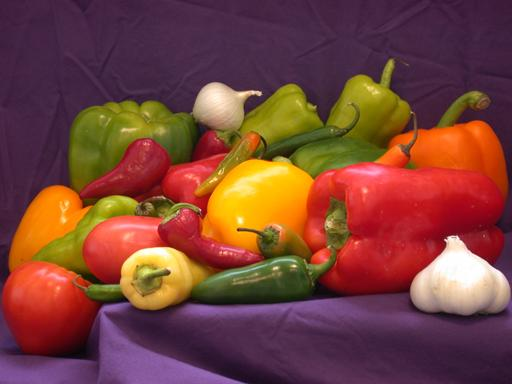
#> input picture Lab 2/sample1.jpg, 512 x 384 px
$ python exercise1green.py
#> lines starting #> are read from the running program, lines starting #| are printed output that depends on the picture
import cv2
import numpy as np
import matplotlib.pyplot as plt

img = cv2.imread('sample1.jpg')
#> img is the input picture: shape (384, 512, 3); mean B, G, R 57.8, 66.4, 120.7

b, g, r = cv2.split(img)
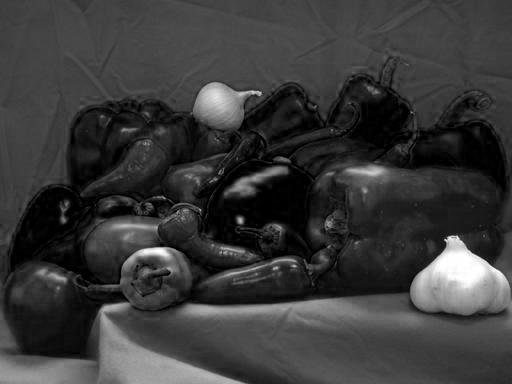
#> b: shape (384, 512); min 0, max 255, mean 57.8
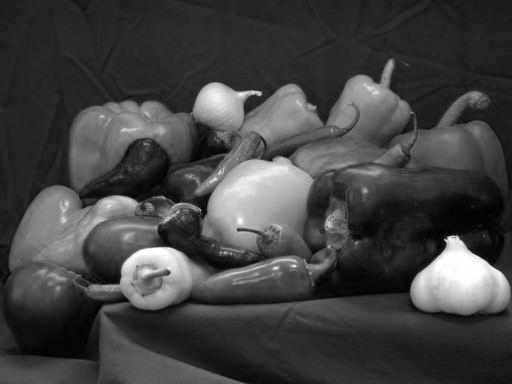
#> g: shape (384, 512); min 0, max 255, mean 66.4
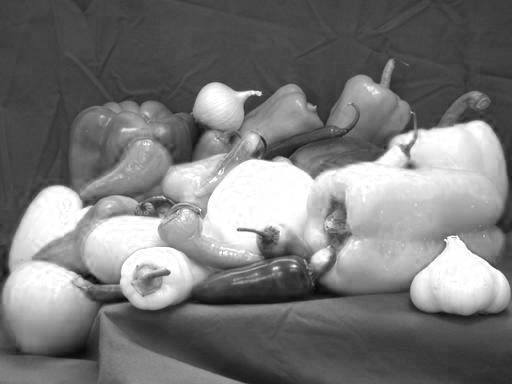
#> r: shape (384, 512); min 8, max 255, mean 120.7

g_eq = cv2.equalizeHist(g)
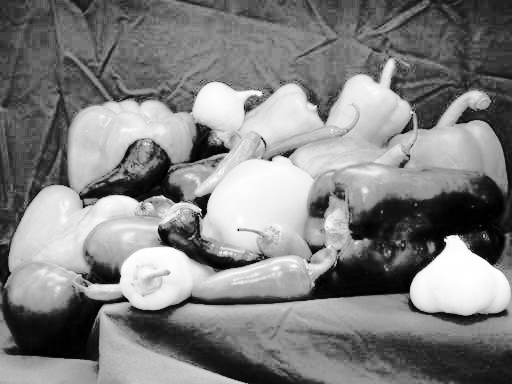
#> g_eq: shape (384, 512); min 0, max 255, mean 129.1

hist_orig = cv2.calcHist([g], [0], None, [256], [0, 255])
#> hist_orig = 256 values, max 6854 at index 36, min 0 at index 255, mean 766.8
hist_eq = cv2.calcHist([g_eq], [0], None, [256], [0, 255])
#> hist_eq = 256 values, max 6854 at index 82, min 0 at index 5, mean 765.4

zeros = np.zeros(g.shape, dtype=np.uint8)

g = cv2.merge((zeros, g, zeros))
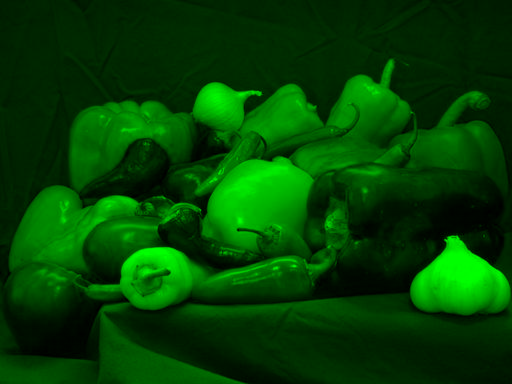
#> g: shape (384, 512, 3); mean of channels 0, 1, 2 0, 66.4, 0; drawn as B, G, R
g_eq = cv2.merge((zeros, g_eq, zeros))
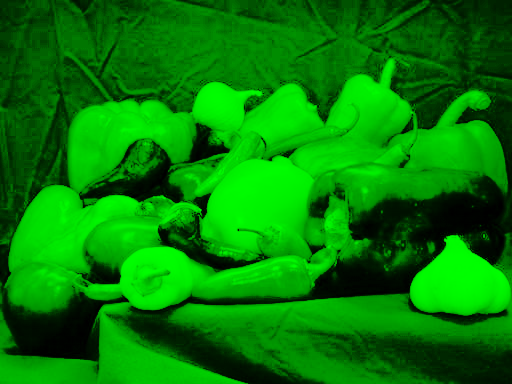
#> g_eq: shape (384, 512, 3); mean of channels 0, 1, 2 0, 129.1, 0; drawn as B, G, R

fig, ax = plt.subplots(2, 2, figsize=(6, 6))

ax[0, 0].imshow(cv2.cvtColor(g, cv2.COLOR_BGR2RGB))
ax[0, 0].set_title('Original Image')
ax[0, 0].set_xticks([])
ax[0, 0].set_yticks([])
ax[0, 1].plot(hist_orig, color='green')
ax[0, 1].set_title('Histogram(Original)')
ax[0, 1].set_xlim([0, 255])

ax[1, 0].imshow(cv2.cvtColor(g_eq, cv2.COLOR_BGR2RGB))
ax[1, 0].set_title('Histogram Equalized Image')
ax[1, 0].set_xticks([])
ax[1, 0].set_yticks([])
ax[1, 1].plot(hist_eq, color='green')
ax[1, 1].set_title('Histogram(Equalized)')
ax[1, 1].set_xlim([0, 255])

plt.tight_layout()
plt.show()
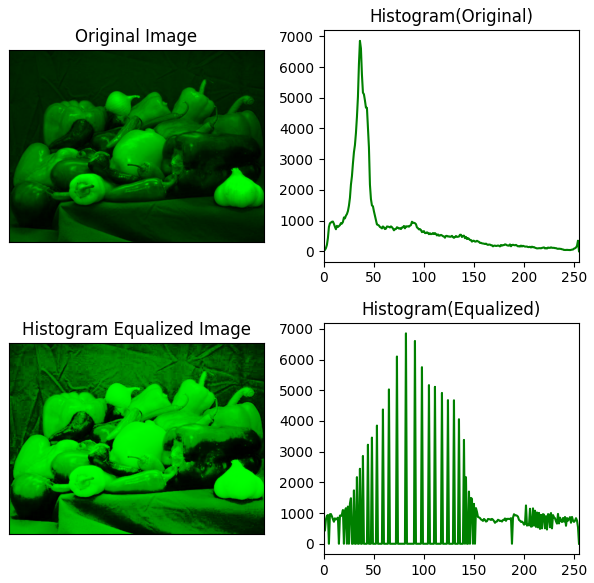
#> figure drawn by matplotlib, 4 panels; panel 2: curve peaks at x = 36, y = 6854; panel 4: curve peaks at x = 82, y = 6854

$ run again, with Lab 2/sample2.jpg copied over Lab 2/sample1.jpg
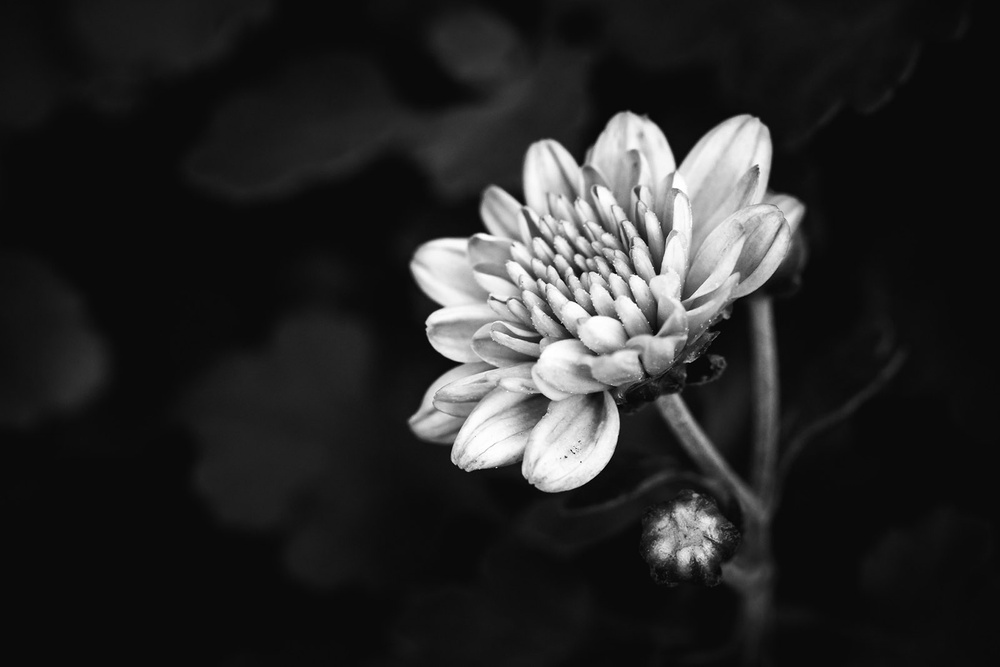
#> input picture Lab 2/sample2.jpg, 1000 x 667 px, shrunk from 1600 x 1067 before the run
#> img is the input picture: shape (667, 1000, 3); min 0, max 255, mean 40.3
#> `g_eq = cv2.equalizeHist(g)`:
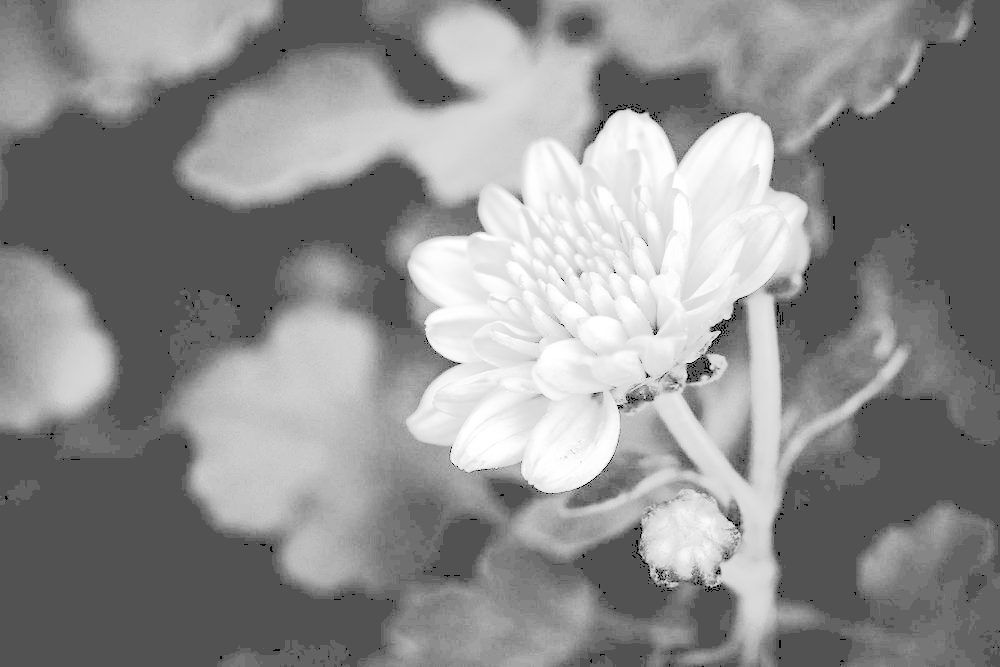
#> g_eq: shape (667, 1000); min 0, max 255, mean 142.3
#> hist_orig = 256 values, max 213017 at index 10, min 0 at index 255, mean 2605.1
#> hist_eq = 256 values, max 213017 at index 82, min 0 at index 2, mean 2599.4
#> `plt.show()`:
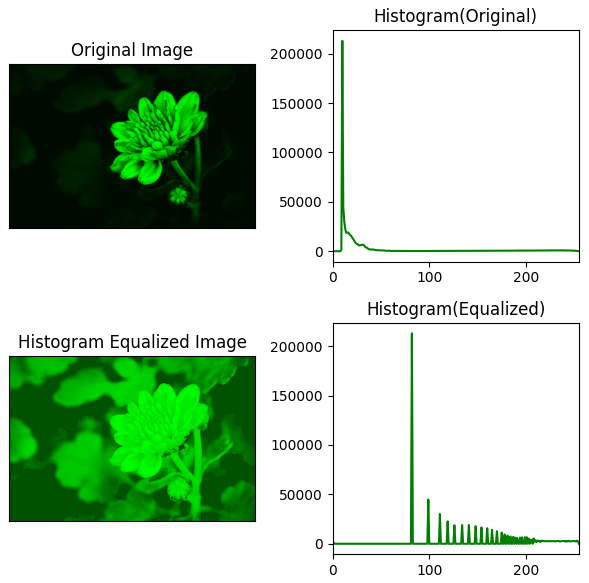
#> figure drawn by matplotlib, 4 panels; panel 2: curve peaks at x = 10, y = 213017; panel 4: curve peaks at x = 82, y = 213017

$ run again, with Lab 2/sample3.jpg copied over Lab 2/sample1.jpg
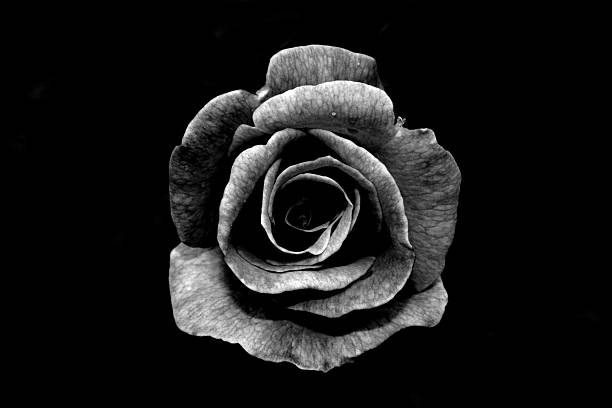
#> input picture Lab 2/sample3.jpg, 612 x 408 px
#> img is the input picture: shape (408, 612, 3); min 0, max 255, mean 24.8
#> `g_eq = cv2.equalizeHist(g)`:
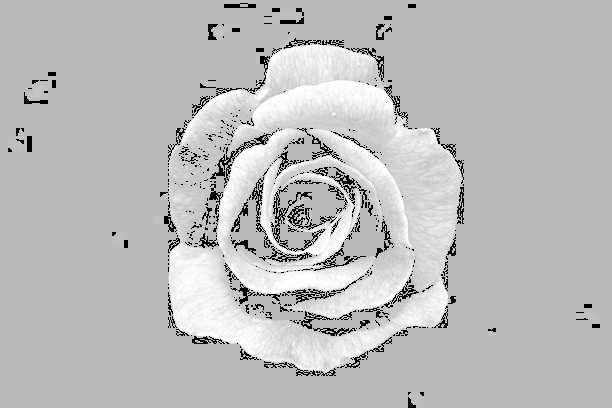
#> g_eq: shape (408, 612); min 0, max 255, mean 188.8
#> hist_orig = 256 values, max 176769 at index 1, min 0 at index 255, mean 974.5
#> hist_eq = 256 values, max 176769 at index 187, min 0 at index 1, mean 973.4
#> `plt.show()`:
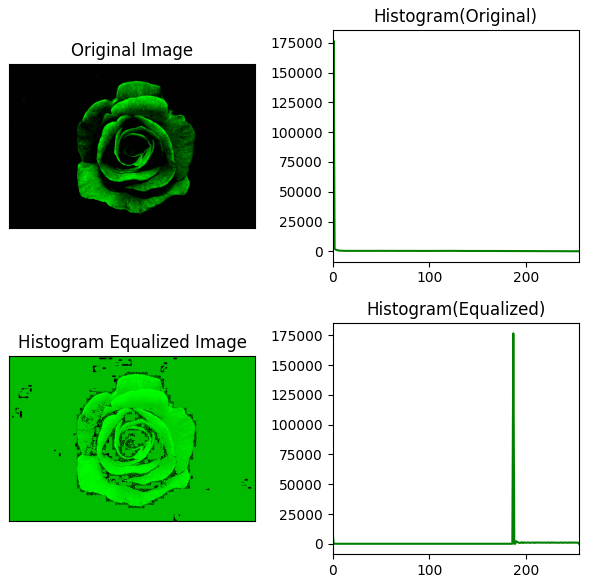
#> figure drawn by matplotlib, 4 panels; panel 2: curve peaks at x = 1, y = 176769; panel 4: curve peaks at x = 187, y = 176769
